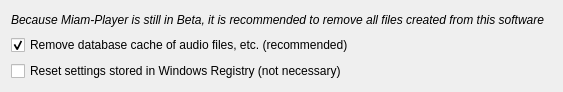
<?xml version="1.0" encoding="UTF-8"?>
<ui version="4.0">
 <class>ClearRegistryForm</class>
 <widget class="QWidget" name="ClearRegistryForm">
  <property name="geometry">
   <rect>
    <x>0</x>
    <y>0</y>
    <width>563</width>
    <height>92</height>
   </rect>
  </property>
  <property name="windowTitle">
   <string>Form</string>
  </property>
  <layout class="QVBoxLayout" name="verticalLayout">
   <item>
    <widget class="QLabel" name="label">
     <property name="font">
      <font>
       <italic>true</italic>
      </font>
     </property>
     <property name="text">
      <string>Because Miam-Player is still in Beta, it is recommended to remove all files created from this software</string>
     </property>
     <property name="wordWrap">
      <bool>true</bool>
     </property>
    </widget>
   </item>
   <item>
    <widget class="QCheckBox" name="clearRegistryCheckBox_2">
     <property name="text">
      <string>Remove database cache of audio files, etc. (recommended)</string>
     </property>
     <property name="checked">
      <bool>true</bool>
     </property>
    </widget>
   </item>
   <item>
    <widget class="QCheckBox" name="clearRegistryCheckBox">
     <property name="text">
      <string>Reset settings stored in Windows Registry (not necessary)</string>
     </property>
    </widget>
   </item>
  </layout>
 </widget>
 <resources/>
 <connections/>
</ui>
